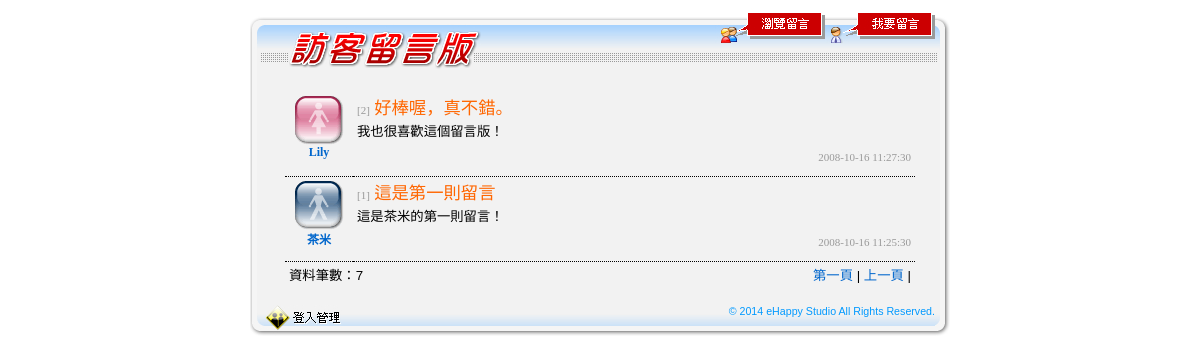
Screenshot of /?page=2 with the database file from the repository.
### tables this page shows
CREATE TABLE IF NOT EXISTS `board` (
  `boardid` int(11) unsigned NOT NULL auto_increment,
  `boardname` varchar(50) default NULL,
  `boardsex` enum('男','女') default '男',
  `boardsubject` varchar(100) default NULL,
  `boardtime` datetime default NULL,
  `boardmail` varchar(100) default NULL,
  `boardweb` varchar(100) default NULL,
  `boardcontent` text,
  PRIMARY KEY  (`boardid`)
);

### index.php (the view, shortened to what this page needs)
<?php
	$sql_query = "SELECT * FROM `board`";
	$result = mysql_query($sql_query);
$pageRow_records = 5;
$num_pages = 1;
if (isset($_GET['page'])) {
  $num_pages = $_GET['page'];
}
$startRow_records = ($num_pages -1) * $pageRow_records;
$query_RecBoard = "SELECT * FROM `board` ORDER BY `boardtime` DESC";
$query_limit_RecBoard = $query_RecBoard." LIMIT ".$startRow_records.", ".$pageRow_records;
$RecBoard = mysql_query($query_limit_RecBoard);
?>
<html>
<head>
<link href="style.css" rel="stylesheet" type="text/css">
</head>
<body bgcolor="#ffffff">
<table width="700" border="0" align="center" cellpadding="0" cellspacing="0">
  <tr>
    <td><table align="left" border="0" cellpadding="0" cellspacing="0" width="700">
        <tr>
          <td><img name="board_r1_c1" src="images/board_r1_c1.jpg" width="465" height="36" border="0" alt=""></td>
          <td><a href="index.php"><img name="board_r1_c5" src="images/read.jpg" width="110" height="36" border="0" alt="瀏覽留言"></a></td>
          <td><a href="post.php"><img name="board_r1_c7" src="images/post.jpg" width="110" height="36" border="0" alt="我要留言"></a></td>
          <td width="15"><img name="board_r1_c8" src="images/board_r1_c8.jpg" width="15" height="36" border="0" alt=""></td>
        </tr>
      </table></td>
  </tr>
  <tr>
    <td><img name="board_r2_c1" src="images/board_r2_c1.jpg" width="700" height="28" border="0" alt=""></td>
  </tr>
  <tr>
    <td background="images/board_r3_c1.jpg"><div id="mainRegion">
		<?php while($row_RecBoard=mysql_fetch_assoc($RecBoard)){?>
		<table width="90%" border="0" align="center" cellpadding="4" cellspacing="0">
          <tr valign="top">
            <td width="60" align="center" class="underline">            <?php if($row_RecBoard["boardsex"]=="男"){; ?> <img src="images/male.gif" alt="我是男生" width="49" height="49"> <?php }?>
			<?php if($row_RecBoard["boardsex"]=="女"){; ?> <img src="images/female.gif" alt="我是女生" width="49" height="49"> <?php }?>
                            <br>
              <span class="postname"><?php echo $row_RecBoard["boardname"] ?></span></td>
		<td class="underline"><span class="smalltext"><?php echo "[".$row_RecBoard["boardid"]."]" ?></span><span class="heading"> <?php echo $row_RecBoard["boardsubject"] ?></span>
              <p><?php echo $row_RecBoard["boardcontent"] ?></p>
              <p align="right" class="smalltext"><?php echo $row_RecBoard["boardtime"] ?>                                            </p></td>
          </tr>
		</table>
		<?php } ?>
        <table width="90%" border="0" align="center" cellpadding="4" cellspacing="0">
          <tr>
            <td valign="middle"><p>資料筆數：<?php echo mysql_num_rows($result);?></p></td>
            <td align="right"><p>
                <?php if ($num_pages > 1) {  ?>
                <a href="?page=1">第一頁</a> | <a href="?page=<?php echo $num_pages-1;?>">上一頁</a> |
                <?php }?>
              </p></td>
          </tr>
        </table>
      </div></td>
  </tr>
  <tr>
    <td><table align="left" border="0" cellpadding="0" cellspacing="0" width="700">
        <tr>
          <td width="15"><img name="board_r4_c1" src="images/board_r4_c1.jpg" width="15" height="31" border="0" alt=""></td>
          <td background="images/botbg.jpg"><a href="login.php"><img name="board_r4_c2" src="images/login.jpg" width="77" height="31" border="0" alt="登入管理"></a></td>
          <td align="right" valign="top" background="images/botbg.jpg" class="trademark">© 2014 eHappy Studio All Rights Reserved. </td>
          <td width="15"><img name="board_r4_c8" src="images/board_r4_c8.jpg" width="15" height="31" border="0" alt=""></td>
        </tr>
      </table></td>
  </tr>
</table>
</body>
</html>

### style.css (style rules this page uses)
#mainRegion { margin-top: 20px; margin-bottom: 10px; }
#mainRegion p { font-family: Verdana, Arial, Helvetica, sans-serif; font-size: 10pt; line-height: 20px; margin-top: 0px; margin-bottom: 5px; }
#mainRegion .postname { font-size: 9pt; font-weight: bold; color: #0066CC; }
#mainRegion .heading { font-family: "微軟正黑體"; font-size: 13pt; color: #FF6600; line-height: 150%; font-weight: normal; }
#mainRegion .smalltext { font-size: 11px; color: #999999; font-family: Georgia, "Times New Roman", Times, serif; vertical-align: middle; }
#mainRegion a { text-decoration: none; }
#mainRegion a:link { color: #0066CC; }
.trademark { font-family: Verdana, Arial, Helvetica, sans-serif; font-size: 8pt; color: #0099FF; }
.underline { border-bottom-width: 1px; border-bottom-style: dotted; border-bottom-color: #000; }

### rows the page displays
board: boardname "Lily", boardid "2", boardsubject "好棒喔，真不錯。", boardcontent "我也很喜歡這個留言版！", boardtime "2008-10-16 11:27:30"
board: boardname "茶米", boardid "1", boardsubject "這是第一則留言", boardcontent "這是茶米的第一則留言！", boardtime "2008-10-16 11:25:30"

### other values shown
mysql_num_rows($result) "7"
